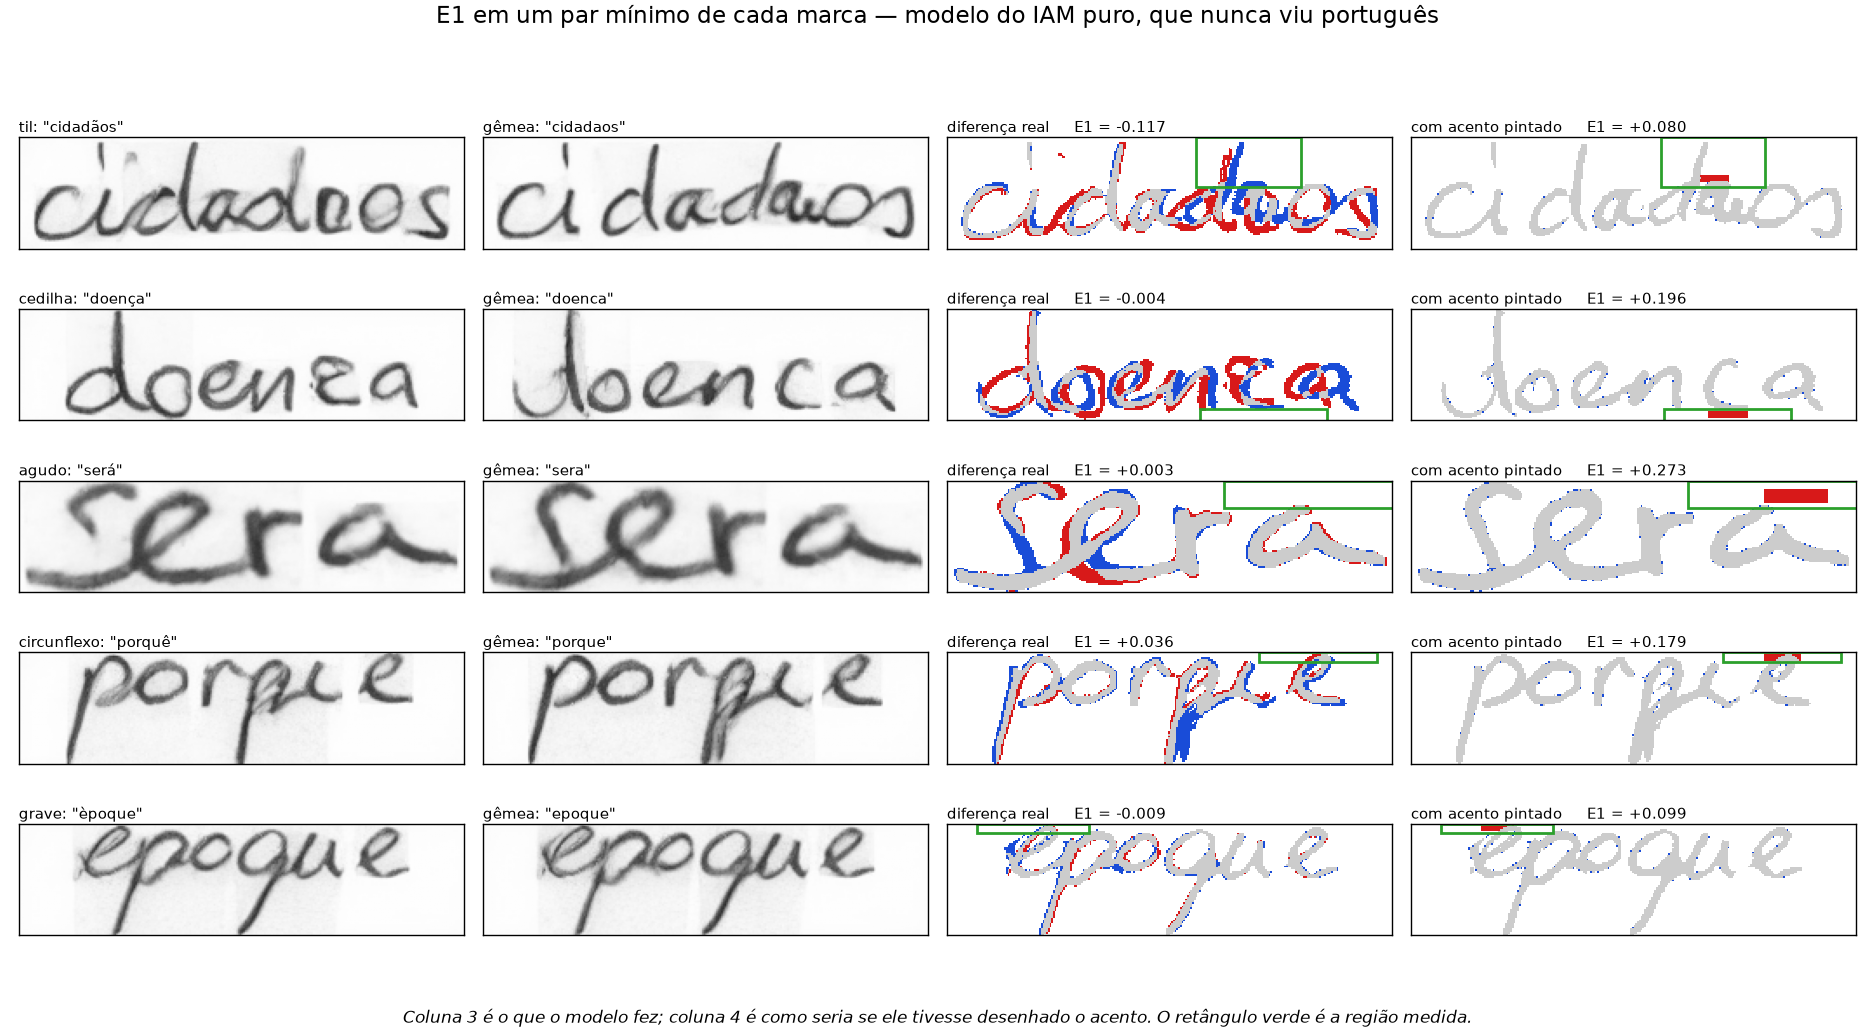

The Python source for this figure:
"""Duas figuras de exemplo do E1, a partir do controle IAM puro.

  figura_e1_exemplos.png  uma marca por linha: entrada, gemea, diferenca real,
                          e a mesma diferenca com um acento nominal pintado.
  figura_e1_falhas.png    os negativos que mais pontuaram. Sao falsos
                          positivos por construcao: o IAM nao desenha acento.
"""
import json
import sys

import numpy as np
import matplotlib; matplotlib.use("Agg")
import matplotlib.pyplot as plt
from matplotlib.patches import Rectangle

sys.path.insert(0, "avaliacao_diacriticos")
import metrica as M, e1
from teste_sensibilidade_diff import pinta_acento

D = "avaliacao_diacriticos/ger_iam_n696"
itens = [json.loads(l) for l in open(f"{D}/manifest.jsonl", encoding="utf-8")]
gem = {(x["par_id"], x["escritor"], x["semente"]): x for x in itens if not x["acentuada"]}


def geometria(b, palavra):
    """(topo da altura-x, linha de base, primeira coluna, largura por caractere)"""
    perfil = b.sum(axis=1)
    corpo = np.where(perfil >= 0.5 * perfil.max())[0]
    cols = np.where(b.any(axis=0))[0]
    return (corpo[0], corpo[-1] + 1, cols[0],
            (cols[-1] + 1 - cols[0]) / len(M.sem_acento(palavra)))


def caixa(ax, b, palavra, idx, acima):
    topo, base, x0, larg = geometria(b, palavra)
    c0 = max(0, int(x0 + (idx - 0.5) * larg))
    c1 = int(x0 + (idx + 1.5) * larg)
    y0, alt = (-0.5, topo + 0.5) if acima else (base, b.shape[0] - base)
    ax.add_patch(Rectangle((c0, y0), c1 - c0, alt, ec="tab:green", fc="none", lw=1.6))


def painel_dif(ax, mask_acc, b):
    # alinhado, igual ao que a metrica faz
    d = e1.alinha(mask_acc, b).astype(int) - b.astype(int)
    img = np.ones((*b.shape, 3))
    img[b] = 0.80
    img[d > 0] = (0.85, 0.10, 0.10)
    img[d < 0] = (0.10, 0.30, 0.85)
    ax.imshow(img, interpolation="nearest")


def limpa(ax, titulo=None):
    ax.set_xticks([]); ax.set_yticks([])
    if titulo:
        ax.set_title(titulo, fontsize=8.5, loc="left", pad=3)


def casos():
    """Um par por marca, preferindo as imagens com mais contraste."""
    melhor = {}
    for r in itens:
        if not r["acentuada"] or r.get("colapsada"):
            continue
        g = gem.get((r["par_id"], r["escritor"], r["semente"]))
        if not g:
            continue
        for k, (idx, marca, onde) in enumerate(M.diacriticos(r["palavra"])):
            if marca not in melhor or r["std"] > melhor[marca][0]["std"]:
                melhor[marca] = (r, g, idx, onde, k)
    return [melhor[m] for m in ["til", "cedilha", "agudo", "circunflexo", "grave"]
            if m in melhor]


sel = casos()
fig, ax = plt.subplots(len(sel), 4, figsize=(15, 1.65 * len(sel)))
fig.suptitle("E1 em um par mínimo de cada marca — modelo do IAM puro, que nunca viu português",
             fontsize=13, y=0.995)
for i, (r, g, idx, onde, k) in enumerate(sel):
    acc = M.carregar_tinta(f"{D}/{r['arquivo']}")
    asc = M.carregar_tinta(f"{D}/{g['arquivo']}")
    pint = pinta_acento(asc, r["palavra"], idx, onde, 1.0)
    a, b, p = e1.tinta(acc), e1.tinta(asc), e1.tinta(pint)
    marca = M.diacriticos(r["palavra"])[k][1]
    e_real, e_pint = e1.e1(acc, asc, r["palavra"])[k], e1.e1(pint, asc, r["palavra"])[k]

    ax[i, 0].imshow(1 - acc, cmap="gray", vmin=0, vmax=1)
    limpa(ax[i, 0], f'{marca}: "{r["palavra"]}"')
    ax[i, 1].imshow(1 - asc, cmap="gray", vmin=0, vmax=1)
    limpa(ax[i, 1], f'gêmea: "{M.sem_acento(r["palavra"])}"')
    painel_dif(ax[i, 2], a, b); caixa(ax[i, 2], b, r["palavra"], idx, onde == M.ACIMA)
    limpa(ax[i, 2], f"diferença real     E1 = {e_real:+.3f}")
    painel_dif(ax[i, 3], p, b); caixa(ax[i, 3], b, r["palavra"], idx, onde == M.ACIMA)
    limpa(ax[i, 3], f"com acento pintado     E1 = {e_pint:+.3f}")

fig.tight_layout(rect=[0, 0.035, 1, 0.965])
fig.text(0.5, 0.008, "Coluna 3 é o que o modelo fez; coluna 4 é como seria se ele "
         "tivesse desenhado o acento. O retângulo verde é a região medida.",
         ha="center", fontsize=9.5, style="italic")
fig.savefig("avaliacao_diacriticos/figura_e1_exemplos.png", dpi=125)
print("salvo: avaliacao_diacriticos/figura_e1_exemplos.png")
for r, g, idx, onde, k in sel:
    print(f"   {M.diacriticos(r['palavra'])[k][1]:12s} {r['palavra']}")


# ---------------------------------------------------------------- falhas
# Todo escore alto aqui e falso positivo: o IAM nao desenha diacritico. Serve
# para ver COMO a metrica erra, nao so quanto.
medidos = []
for r in itens:
    if not r["acentuada"] or r.get("colapsada"):
        continue
    g = gem.get((r["par_id"], r["escritor"], r["semente"]))
    if not g:
        continue
    acc = M.carregar_tinta(f"{D}/{r['arquivo']}")
    asc = M.carregar_tinta(f"{D}/{g['arquivo']}")
    for k, (idx, marca, onde) in enumerate(M.diacriticos(r["palavra"])):
        medidos.append((e1.e1(acc, asc, r["palavra"])[k], r, g, idx, marca, onde))
medidos.sort(key=lambda t: -t[0])
piores = medidos[:4]

fig, ax = plt.subplots(4, 3, figsize=(11.5, 6.6))
fig.suptitle("Como o E1 erra — os 4 maiores escores do controle negativo\n"
             "o IAM não desenha diacrítico, então todo escore alto aqui é falso positivo",
             fontsize=12.5, y=0.995)
for i, (escore, r, g, idx, marca, onde) in enumerate(piores):
    acc = M.carregar_tinta(f"{D}/{r['arquivo']}")
    asc = M.carregar_tinta(f"{D}/{g['arquivo']}")
    a, b = e1.tinta(acc), e1.tinta(asc)
    ax[i, 0].imshow(1 - acc, cmap="gray", vmin=0, vmax=1)
    limpa(ax[i, 0], f'{marca}: "{r["palavra"]}"')
    ax[i, 1].imshow(1 - asc, cmap="gray", vmin=0, vmax=1)
    limpa(ax[i, 1], f'gêmea: "{M.sem_acento(r["palavra"])}"')
    painel_dif(ax[i, 2], a, b); caixa(ax[i, 2], b, r["palavra"], idx, onde == M.ACIMA)
    limpa(ax[i, 2], f"E1 = {escore:+.3f}   (deveria ser ~0)")
fig.tight_layout(rect=[0, 0.045, 1, 0.94])
fig.text(0.5, 0.01, "Não é acento: é o modelo redesenhando a palavra de outro jeito. "
         "Quando a mudança calha de cair dentro do retângulo, a métrica conta como acento.\n"
         "É por isso que o p95 do ruído de agudo (0,264) e cedilha (0,206) supera um "
         "acento nominal (0,166), e nessas duas marcas só a média agregada é confiável.",
         ha="center", fontsize=9, style="italic")
fig.savefig("avaliacao_diacriticos/figura_e1_falhas.png", dpi=125)
print("\nsalvo: avaliacao_diacriticos/figura_e1_falhas.png")
for escore, r, _, _, marca, _ in piores:
    print(f"   {escore:+.3f}  {marca:12s} {r['palavra']}")
n = len(medidos)
print(f"\ndistribuicao dos {n} negativos: "
      f"mediana={np.median([m[0] for m in medidos]):+.4f}  "
      f"p95={np.percentile([m[0] for m in medidos], 95):+.4f}  "
      f"max={medidos[0][0]:+.4f}")
